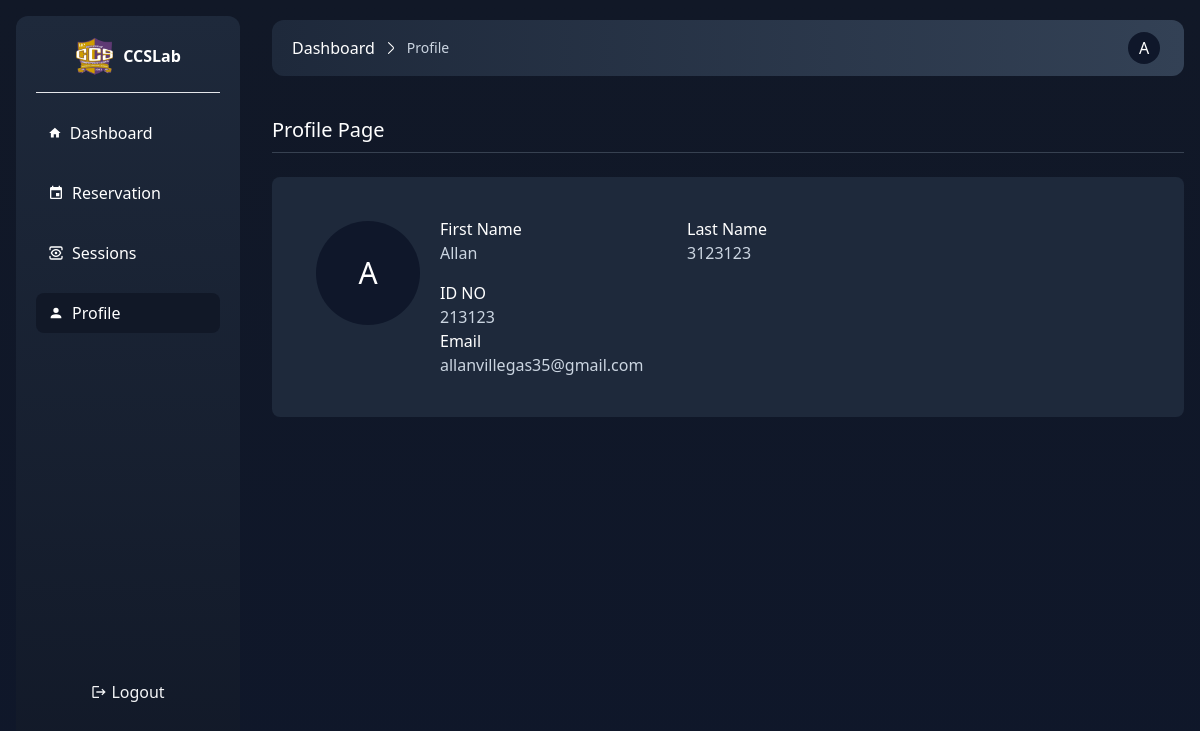
The app's page /profile.php (signed in) with its own data.
### tables this page shows
CREATE TABLE `students` (
  `id` int(80) NOT NULL,
  `email` varchar(255) NOT NULL,
  `password` varchar(255) NOT NULL,
  `first_name` varchar(255) NOT NULL,
  `last_name` varchar(255) NOT NULL,
  `id_no` int(255) NOT NULL,
  `course` varchar(255) NOT NULL,
  `year` varchar(80) NOT NULL,
  `no_sessions` int(11) NOT NULL DEFAULT 30,
  `active` int(60) NOT NULL DEFAULT 1,
  `created_at` datetime NOT NULL DEFAULT current_timestamp(),
  `updated_at` datetime NOT NULL DEFAULT current_timestamp()
);

### views/profile.view.php (the view)
<div class="mt-10 flex flex-col gap-6 text-white">
    <div class="border-b pb-2 border-gray-700">
        <h1 class="text-xl">Profile Page</h1>
    </div>
    <div class="bg-slate-800 p-10 rounded-lg flex gap-4">
        <div>
            <a class="w-28 h-28 overflow-hidden items-center flex rounded-full hover:border border-gray-600 p-1"
                href="profile">
                <p
                    class="bg-slate-900 w-full h-full object-cover rounded-full text-white flex items-center justify-center text-3xl">
                    <?php echo $_SESSION['first_name'][0]; ?></p>
            </a>
        </div>
        <div class="flex  flex-col gap-4">
            <div class="flex gap-4">
                <div>
                    <label>First Name</label>
                    <div>
                        <input type="text" value="<?php echo $user['first_name']; ?>" disabled
                            class="bg-transparent text-slate-300" />
                    </div>
                </div>
                <div>
                    <label>Last Name</label>
                    <div>
                        <input type="text" value="<?php echo $user['last_name']; ?>" disabled
                            class="bg-transparent text-slate-300" />
                    </div>
                </div>
            </div>
            <div>
                <div>
                    <div>
                        <label>ID NO</label>
                        <div>
                            <input class="bg-transparent text-slate-300" type="text"
                                value="<?php echo $user['id_no'] ?>" />
                        </div>
                    </div>
                     <div>
                        <label>Email</label>
                        <div>
                            <input class="bg-transparent text-slate-300" type="text"
                                value="<?php echo $user['email'] ?>" />
                        </div>
                    </div>
                </div>
            </div>
        </div>
    </div>
</div>

### records on screen
students: first_name "Allan", last_name "3123123", id_no "213123", email "allanvillegas35@gmail.com"

### other values on screen
$page_title "Profile"
$_SESSION['first_name'][0] "A"
